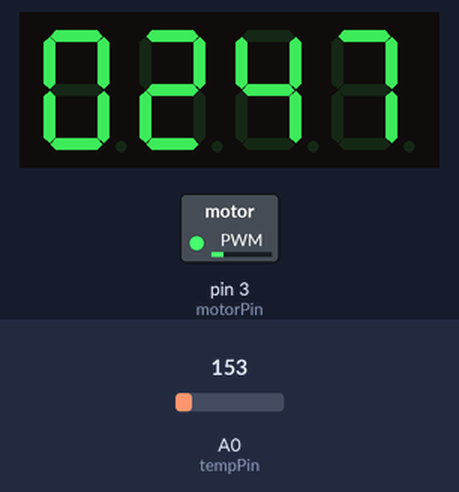
A sketch run on a simulated Arduino Uno, built with avr-gcc and run on an emulated ATmega328P. On the bench: 4-digit seven-segment display, switched loads named in the sketch (green lamp = pin HIGH). Wiring (inferred from the names in the program): 4-digit 7-segment display, segments lit when HIGH: segments pin 2, pin 4, pin 5, pin 6, pin 7, pin 8, pin 9; digit selects pin 10, pin 11, pin 12, pin 13. Inputs (shaded band) come from the test bench; at power-on: A0 (tempPin) = 153. The segment pins are drawn as the display they are named for; pins used as bus, display or sensor lines are not drawn.

Above: at 1.2 s.
1.3 s: A0 (tempPin) set to 191
At 1.42 s:
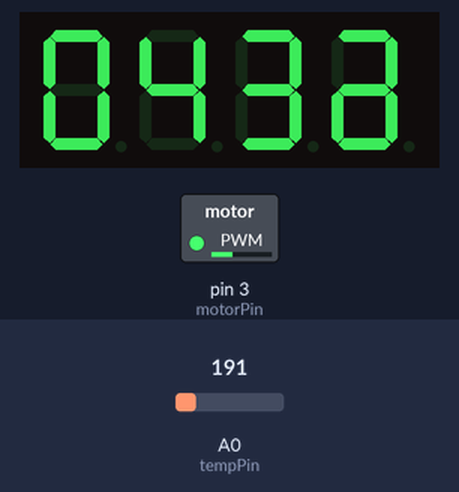
2.9 s: A0 (tempPin) set to 175
At 4.2 s:
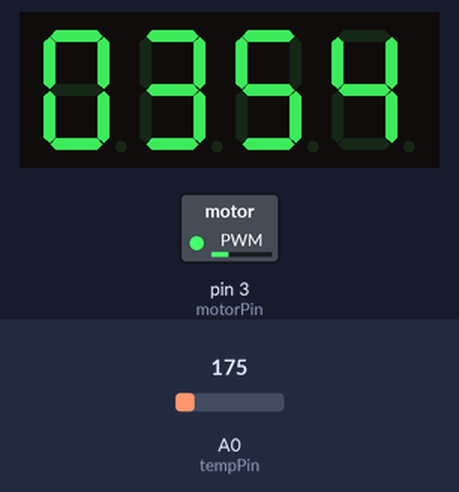
4.5 s: A0 (tempPin) set to 165
At 5.2 s:
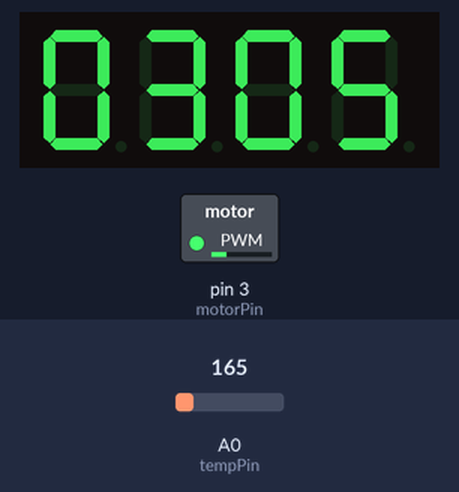
Timing chart, 0 to 7.5 s (numbered marks = the images above; inputs shaded):
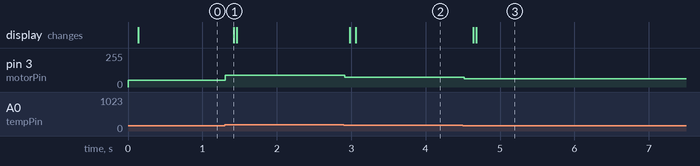

Measured:
- after the input at 1.3 s, pin 3 (motorPin): 50/255 → 88/255 at once; the display: changes after 0.12 s (image 1)
- after the input at 2.9 s, pin 3 (motorPin): 88/255 → 72/255 at once; the display: first changes after 0.08 s (image 2 shows a later state)
- after the input at 4.5 s, pin 3 (motorPin): 72/255 → 62/255 at once; the display: first changes after 0.14 s (image 3 shows a later state)

The sketch:

Raul-Augusto.ino
```cpp
//Raul Alexandre Gonzalez Augusto RA: 211023698

//declaração dos pinos
#define tempPin A0
#define motorPin 3
#define a 2
#define b 4
#define c 5
#define d 6
#define e 7
#define f 8
#define g 9
#define centPin 10
#define dezPin 11
#define uniPin 12
#define deciPin 13

//tempo de espera do delay em milesegundos
#define esperar 25

//declaração das variaveis
int tempVolts, tempInt, cent, dez, uni, deci;
double temp, tempVar;


void setup() {
  //inicia os pins
  pinMode(motorPin, OUTPUT);
  pinMode(a, OUTPUT);
  pinMode(b, OUTPUT);
  pinMode(c, OUTPUT);
  pinMode(d, OUTPUT);
  pinMode(e, OUTPUT);
  pinMode(f, OUTPUT);
  pinMode(g, OUTPUT);
  pinMode(centPin, OUTPUT);
  pinMode(dezPin, OUTPUT);
  pinMode(uniPin, OUTPUT);
  pinMode(deciPin, OUTPUT);
  //inicia o serial
  Serial.begin(9600);
}

//conforme o numero manda sinais 0, 1 para os pins do display para escrever o numero
void numeros(int n) {
if (n == -1)
{
  digitalWrite(a, LOW);
  digitalWrite(b, LOW);
  digitalWrite(c, LOW);
  digitalWrite(d, LOW);
  digitalWrite(e, LOW);
  digitalWrite(f, LOW);
  digitalWrite(g, HIGH);
} else if (n == 0)
  {
    digitalWrite(a, HIGH);
    digitalWrite(b, HIGH);
    digitalWrite(c, HIGH);
    digitalWrite(d, HIGH);
    digitalWrite(e, HIGH);
    digitalWrite(f, HIGH);
    digitalWrite(g, LOW);
  } else if (n == 1)
  {
    digitalWrite(a, LOW);
    digitalWrite(b, HIGH);
    digitalWrite(c, HIGH);
    digitalWrite(d, LOW);
    digitalWrite(e, LOW);
    digitalWrite(f, LOW);
    digitalWrite(g, LOW);
  } else if (n == 2)
  {
    digitalWrite(a, HIGH);
    digitalWrite(b, HIGH);
    digitalWrite(c, LOW);
    digitalWrite(d, HIGH);
    digitalWrite(e, HIGH);
    digitalWrite(f, LOW);
    digitalWrite(g, HIGH);
  } else if (n == 3)
  {
    digitalWrite(a, HIGH);
    digitalWrite(b, HIGH);
    digitalWrite(c, HIGH);
    digitalWrite(d, HIGH);
    digitalWrite(e, LOW);
    digitalWrite(f, LOW);
    digitalWrite(g, HIGH);
  } else if (n == 4)
  {
    digitalWrite(a, LOW);
    digitalWrite(b, HIGH);
    digitalWrite(c, HIGH);
    digitalWrite(d, LOW);
    digitalWrite(e, LOW);
    digitalWrite(f, HIGH);
    digitalWrite(g, HIGH);
  } else if (n == 5)
  {
    digitalWrite(a, HIGH);
    digitalWrite(b, LOW);
    digitalWrite(c, HIGH);
    digitalWrite(d, HIGH);
    digitalWrite(e, LOW);
    digitalWrite(f, HIGH);
    digitalWrite(g, HIGH);
  } else if (n == 6)
  {
    digitalWrite(a, HIGH);
    digitalWrite(b, LOW);
    digitalWrite(c, HIGH);
    digitalWrite(d, HIGH);
    digitalWrite(e, HIGH);
    digitalWrite(f, HIGH);
    digitalWrite(g, HIGH);
  } else if (n == 7)
  {
    digitalWrite(a, HIGH);
    digitalWrite(b, HIGH);
    digitalWrite(c, HIGH);
    digitalWrite(d, LOW);
    digitalWrite(e, LOW);
    digitalWrite(f, LOW);
    digitalWrite(g, LOW);
  } else if (n == 8)
  {
    digitalWrite(a, HIGH);
    digitalWrite(b, HIGH);
    digitalWrite(c, HIGH);
    digitalWrite(d, HIGH);
    digitalWrite(e, HIGH);
    digitalWrite(f, HIGH);
    digitalWrite(g, HIGH);
  }
  else if (n == 9)
  {
    digitalWrite(a, HIGH);
    digitalWrite(b, HIGH);
    digitalWrite(c, HIGH);
    digitalWrite(d, HIGH);
    digitalWrite(e, LOW);
    digitalWrite(f, HIGH);
    digitalWrite(g, HIGH);
  }
}

void loop() {
  tempVolts = analogRead(tempPin); // recebe temp em volts
  temp = (tempVolts / 1024.0 * 5 - 0.5) * 100; // converte temp em celsius

  if (temp > 0)
  {
    analogWrite(motorPin, temp/(125.0/255.0)); //formula para converter de temp para um valor entre 0-255
  } else
  {
    analogWrite(motorPin, 0); // para zerar frequencia se temp <= 0
  }

  //separa a temp em 1 digito por variavel
  tempInt = abs((int)(temp * 10));
  cent = tempInt / 1000;
  tempInt %= 1000;
  dez = tempInt / 100;
  tempInt %= 100;
  uni = tempInt / 10;
  tempInt %= 10;
  deci = tempInt;

  //liga display da centena e desliga os demais e envia os sinais do numero para o display
  if (temp < 0) cent = -1;
  digitalWrite(centPin, LOW);
  digitalWrite(dezPin, HIGH);
  digitalWrite(uniPin, HIGH);
  digitalWrite(deciPin, HIGH);
  numeros(cent);
  delay(esperar);

  //liga display da dezena e desliga os demais e envia os sinais do numero para o display
  digitalWrite(centPin, HIGH);
  digitalWrite(dezPin, LOW);
  digitalWrite(uniPin, HIGH);
  digitalWrite(deciPin, HIGH);
  numeros(dez);
  delay(esperar);

  //liga display da unidade e desliga os demais e envia os sinais do numero para o display
  digitalWrite(centPin, HIGH);
  digitalWrite(dezPin, HIGH);
  digitalWrite(uniPin, LOW);
  digitalWrite(deciPin, HIGH);
  numeros(uni);
  delay(esperar);

  //liga display do decimal e desliga os demais e envia os sinais do numero para o display
  digitalWrite(centPin, HIGH);
  digitalWrite(dezPin, HIGH);
  digitalWrite(uniPin, HIGH);
  digitalWrite(deciPin, LOW);
  numeros(deci);
  delay(esperar);

  //Serial.println(tempVar); // mostra temp no console

}
```
